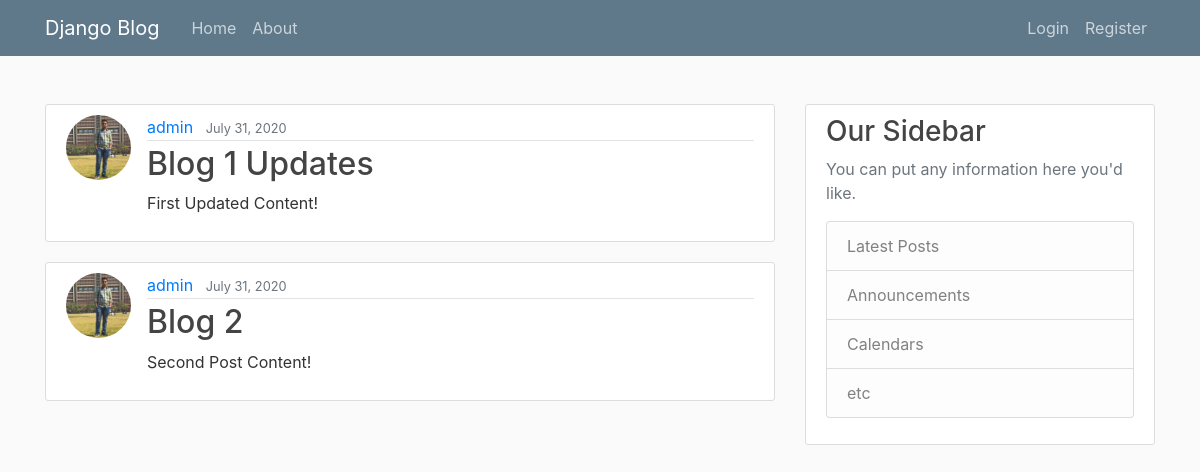
The page / on the database its author committed.
### blog/models.py (models this page shows, shortened)
class Post(models.Model):
    title = models.CharField(max_length=100)
    content = models.TextField()
    date_posted = models.DateTimeField(default=timezone.now)
    author = models.ForeignKey(User, on_delete=models.CASCADE)

### users/models.py (models this page shows, shortened)
class profile(models.Model):
    user = models.OneToOneField(User, on_delete=models.CASCADE)
    image = models.ImageField(default='default.png', upload_to='profile_pics')

### blog/views.py (the view)
# urls.py: 2. Add a URL to urlpatterns:  path('', views.home, name='home')
def home(request):
    context = {
        'posts' : Post.objects.all()
    }
    return render(request, 'blog/index.html', context)

### blog/templates/blog/index.html
{% extends "blog/base.html" %}
{% block content %}
    {% for post in posts %}
        <article class="media content-section">
            <img class="rounded-circle article-img" src="{{ post.author.profile.image.url }}" />
            <div class="media-body">
                <div class="article-metadata">
                    <a class="mr-2" href="#">{{ post.author }}</a>
                    <small class="text-muted">{{ post.date_posted|date:"F d, Y" }}</small>
                </div>
                <h2><a class="article-title" href="#">{{ post.title }}</a></h2>
                <p class="article-content">{{ post.content }}</p>
            </div>
        </article>
    {% endfor %}
{% endblock content %}

### blog/templates/blog/base.html (shortened to what this page needs)
﻿{% load static %}
<!DOCTYPE html>
<html>
<head>
    <link rel="stylesheet" href="https://maxcdn.bootstrapcdn.com/bootstrap/4.0.0/css/bootstrap.min.css">
    <link rel="stylesheet" type="text/css" href="{% static 'blog/main.css' %}" />
</head>
<body>
    <header class="site-header">
        <nav class="navbar navbar-expand-md navbar-dark bg-steel fixed-top">
            <div class="container">
                <a class="navbar-brand mr-4" href="{% url 'blog-home' %}">Django Blog</a>
                <div class="collapse navbar-collapse" id="navbarToggle">
                    <div class="navbar-nav mr-auto">
                        <a class="nav-item nav-link" href="{% url 'blog-home' %}">Home</a>
                        <a class="nav-item nav-link" href="{% url 'blog-about' %}">About</a>
                    </div>
                    <div class="navbar-nav">
                        {% if user.is_authenticated %}
                            <a class="nav-item nav-link" href="{% url 'profile' %}">Profile</a>
                            <a class="nav-item nav-link" href="{% url 'logout' %}">Logout</a>
                        {% else %}
                            <a class="nav-item nav-link" href="{% url 'login' %}">Login</a>
                            <a class="nav-item nav-link" href="{% url 'register' %}">Register</a>
                        {% endif %}
                    </div>
                </div>
            </div>
        </nav>
    </header>
    <main role="main" class="container">
        <div class="row">
            <div class="col-md-8">
                {% block content %}{% endblock %}
            </div>
            <div class="col-md-4">
                <div class="content-section">
                    <h3>Our Sidebar</h3>
                    <p class='text-muted'>You can put any information here you'd like.
                        <ul class="list-group">
                            <li class="list-group-item list-group-item-light">Latest Posts</li>
                            <li class="list-group-item list-group-item-light">Announcements</li>
                            <li class="list-group-item list-group-item-light">Calendars</li>
                            <li class="list-group-item list-group-item-light">etc</li>
                        </ul>
                    </p>
                </div>
            </div>
        </div>
    </main>
</body>
</html>

### blog/static/blog/main.css (style rules this page uses)
body { background: #fafafa; color: #333333; margin-top: 5rem; }
h1, h2, h3, h4, h5, h6 { color: #444444; }
ul { margin: 0; }
.bg-steel { background-color: #5f788a; }
.site-header .navbar-nav .nav-link { color: #cbd5db; }
.content-section { background: #ffffff; padding: 10px 20px; border: 1px solid #dddddd; border-radius: 3px; margin-bottom: 20px; }
.article-title { color: #444444; }
.article-content { white-space: pre-line; }
.article-img { height: 65px; width: 65px; margin-right: 16px; }
.article-metadata { padding-bottom: 1px; margin-bottom: 4px; border-bottom: 1px solid #e3e3e3 }

### rows shown on the page
Post: author.profile.image (placeholder picture), author "admin", date_posted "July 31, 2020", title "Blog 1 Updates", content "First Updated Content!"
Post: author.profile.image (placeholder picture), author "admin", date_posted "July 31, 2020", title "Blog 2", content "Second Post Content!"
